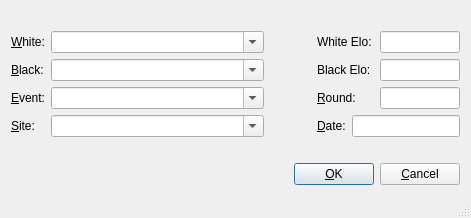
<ui version="4.0" >
 <author></author>
 <comment></comment>
 <exportmacro></exportmacro>
 <class>SaveDialog</class>
 <widget class="QDialog" name="SaveDialog" >
  <property name="geometry" >
   <rect>
    <x>0</x>
    <y>0</y>
    <width>471</width>
    <height>218</height>
   </rect>
  </property>
  <property name="windowTitle" >
   <string>Save Game</string>
  </property>
  <property name="sizeGripEnabled" >
   <bool>true</bool>
  </property>
  <layout class="QGridLayout" >
   <property name="margin" >
    <number>11</number>
   </property>
   <property name="spacing" >
    <number>6</number>
   </property>
   <item row="1" column="0" colspan="3" >
    <layout class="QHBoxLayout" >
     <property name="margin" >
      <number>0</number>
     </property>
     <property name="spacing" >
      <number>6</number>
     </property>
     <item>
      <spacer>
       <property name="orientation" >
        <enum>Qt::Horizontal</enum>
       </property>
       <property name="sizeType" >
        <enum>QSizePolicy::Expanding</enum>
       </property>
       <property name="sizeHint" >
        <size>
         <width>20</width>
         <height>20</height>
        </size>
       </property>
      </spacer>
     </item>
     <item>
      <widget class="QPushButton" name="buttonOk" >
       <property name="text" >
        <string>&amp;OK</string>
       </property>
       <property name="shortcut" >
        <string/>
       </property>
       <property name="autoDefault" >
        <bool>true</bool>
       </property>
       <property name="default" >
        <bool>true</bool>
       </property>
      </widget>
     </item>
     <item>
      <widget class="QPushButton" name="buttonCancel" >
       <property name="text" >
        <string>&amp;Cancel</string>
       </property>
       <property name="shortcut" >
        <string/>
       </property>
       <property name="autoDefault" >
        <bool>true</bool>
       </property>
      </widget>
     </item>
    </layout>
   </item>
   <item row="0" column="2" >
    <layout class="QGridLayout" >
     <property name="margin" >
      <number>0</number>
     </property>
     <property name="spacing" >
      <number>6</number>
     </property>
     <item row="3" column="0" >
      <widget class="QLabel" name="textLabel2_4" >
       <property name="text" >
        <string>&amp;Date:</string>
       </property>
       <property name="buddy" >
        <cstring>whiteEloEdit</cstring>
       </property>
      </widget>
     </item>
     <item row="1" column="0" colspan="2" >
      <widget class="QLabel" name="textLabel2_2" >
       <property name="text" >
        <string>Black Elo:</string>
       </property>
      </widget>
     </item>
     <item row="2" column="0" colspan="2" >
      <widget class="QLabel" name="textLabel2_3" >
       <property name="text" >
        <string>&amp;Round:</string>
       </property>
       <property name="buddy" >
        <cstring>roundEdit</cstring>
       </property>
      </widget>
     </item>
     <item row="3" column="1" colspan="2" >
      <widget class="QLineEdit" name="dateEdit" >
       <property name="sizePolicy" >
        <sizepolicy>
         <hsizetype>0</hsizetype>
         <vsizetype>0</vsizetype>
         <horstretch>0</horstretch>
         <verstretch>0</verstretch>
        </sizepolicy>
       </property>
       <property name="maximumSize" >
        <size>
         <width>160</width>
         <height>32767</height>
        </size>
       </property>
      </widget>
     </item>
     <item row="0" column="0" colspan="2" >
      <widget class="QLabel" name="textLabel2" >
       <property name="text" >
        <string>White Elo:</string>
       </property>
      </widget>
     </item>
     <item row="2" column="2" >
      <widget class="QLineEdit" name="roundEdit" >
       <property name="sizePolicy" >
        <sizepolicy>
         <hsizetype>0</hsizetype>
         <vsizetype>0</vsizetype>
         <horstretch>0</horstretch>
         <verstretch>0</verstretch>
        </sizepolicy>
       </property>
       <property name="maximumSize" >
        <size>
         <width>80</width>
         <height>32767</height>
        </size>
       </property>
       <property name="inputMask" >
        <string>[####]; </string>
       </property>
      </widget>
     </item>
     <item row="1" column="2" >
      <widget class="QLineEdit" name="blackEloEdit" >
       <property name="sizePolicy" >
        <sizepolicy>
         <hsizetype>0</hsizetype>
         <vsizetype>0</vsizetype>
         <horstretch>0</horstretch>
         <verstretch>0</verstretch>
        </sizepolicy>
       </property>
       <property name="maximumSize" >
        <size>
         <width>80</width>
         <height>32767</height>
        </size>
       </property>
       <property name="inputMask" >
        <string>[####]; </string>
       </property>
      </widget>
     </item>
     <item row="0" column="2" >
      <widget class="QLineEdit" name="whiteEloEdit" >
       <property name="sizePolicy" >
        <sizepolicy>
         <hsizetype>0</hsizetype>
         <vsizetype>0</vsizetype>
         <horstretch>0</horstretch>
         <verstretch>0</verstretch>
        </sizepolicy>
       </property>
       <property name="maximumSize" >
        <size>
         <width>80</width>
         <height>32767</height>
        </size>
       </property>
       <property name="inputMask" >
        <string>[####]; </string>
       </property>
      </widget>
     </item>
    </layout>
   </item>
   <item row="0" column="0" >
    <layout class="QGridLayout" >
     <property name="margin" >
      <number>0</number>
     </property>
     <property name="spacing" >
      <number>6</number>
     </property>
     <item row="1" column="1" >
      <widget class="QComboBox" name="blackCombo" >
       <property name="sizePolicy" >
        <sizepolicy>
         <hsizetype>7</hsizetype>
         <vsizetype>0</vsizetype>
         <horstretch>0</horstretch>
         <verstretch>0</verstretch>
        </sizepolicy>
       </property>
       <property name="editable" >
        <bool>true</bool>
       </property>
       <property name="autoCompletion" >
        <bool>true</bool>
       </property>
       <property name="duplicatesEnabled" >
        <bool>false</bool>
       </property>
      </widget>
     </item>
     <item row="1" column="0" >
      <widget class="QLabel" name="textLabel1_2" >
       <property name="text" >
        <string>&amp;Black:</string>
       </property>
       <property name="buddy" >
        <cstring>whiteCombo</cstring>
       </property>
      </widget>
     </item>
     <item row="0" column="1" >
      <widget class="QComboBox" name="whiteCombo" >
       <property name="sizePolicy" >
        <sizepolicy>
         <hsizetype>7</hsizetype>
         <vsizetype>0</vsizetype>
         <horstretch>0</horstretch>
         <verstretch>0</verstretch>
        </sizepolicy>
       </property>
       <property name="editable" >
        <bool>true</bool>
       </property>
       <property name="autoCompletion" >
        <bool>true</bool>
       </property>
       <property name="duplicatesEnabled" >
        <bool>false</bool>
       </property>
      </widget>
     </item>
     <item row="3" column="0" >
      <widget class="QLabel" name="textLabel1_2_2" >
       <property name="text" >
        <string>&amp;Site:</string>
       </property>
       <property name="buddy" >
        <cstring>whiteCombo</cstring>
       </property>
      </widget>
     </item>
     <item row="2" column="1" >
      <widget class="QComboBox" name="eventCombo" >
       <property name="sizePolicy" >
        <sizepolicy>
         <hsizetype>7</hsizetype>
         <vsizetype>0</vsizetype>
         <horstretch>0</horstretch>
         <verstretch>0</verstretch>
        </sizepolicy>
       </property>
       <property name="editable" >
        <bool>true</bool>
       </property>
       <property name="autoCompletion" >
        <bool>true</bool>
       </property>
       <property name="duplicatesEnabled" >
        <bool>false</bool>
       </property>
      </widget>
     </item>
     <item row="2" column="0" >
      <widget class="QLabel" name="textLabel1_2_3" >
       <property name="text" >
        <string>&amp;Event:</string>
       </property>
       <property name="buddy" >
        <cstring>whiteCombo</cstring>
       </property>
      </widget>
     </item>
     <item row="3" column="1" >
      <widget class="QComboBox" name="siteCombo" >
       <property name="sizePolicy" >
        <sizepolicy>
         <hsizetype>7</hsizetype>
         <vsizetype>0</vsizetype>
         <horstretch>0</horstretch>
         <verstretch>0</verstretch>
        </sizepolicy>
       </property>
       <property name="editable" >
        <bool>true</bool>
       </property>
       <property name="autoCompletion" >
        <bool>true</bool>
       </property>
       <property name="duplicatesEnabled" >
        <bool>false</bool>
       </property>
      </widget>
     </item>
     <item row="0" column="0" >
      <widget class="QLabel" name="textLabel1" >
       <property name="text" >
        <string>&amp;White:</string>
       </property>
       <property name="buddy" >
        <cstring>whiteCombo</cstring>
       </property>
      </widget>
     </item>
    </layout>
   </item>
   <item row="0" column="1" >
    <spacer>
     <property name="orientation" >
      <enum>Qt::Horizontal</enum>
     </property>
     <property name="sizeType" >
      <enum>QSizePolicy::Fixed</enum>
     </property>
     <property name="sizeHint" >
      <size>
       <width>41</width>
       <height>20</height>
      </size>
     </property>
    </spacer>
   </item>
  </layout>
 </widget>
 <layoutdefault spacing="6" margin="11" />
 <tabstops>
  <tabstop>whiteCombo</tabstop>
  <tabstop>whiteEloEdit</tabstop>
  <tabstop>blackCombo</tabstop>
  <tabstop>blackEloEdit</tabstop>
  <tabstop>eventCombo</tabstop>
  <tabstop>roundEdit</tabstop>
  <tabstop>siteCombo</tabstop>
  <tabstop>dateEdit</tabstop>
  <tabstop>buttonOk</tabstop>
  <tabstop>buttonCancel</tabstop>
 </tabstops>
 <resources/>
 <connections>
  <connection>
   <sender>buttonOk</sender>
   <signal>clicked()</signal>
   <receiver>SaveDialog</receiver>
   <slot>accept()</slot>
   <hints>
    <hint type="sourcelabel" >
     <x>20</x>
     <y>20</y>
    </hint>
    <hint type="destinationlabel" >
     <x>20</x>
     <y>20</y>
    </hint>
   </hints>
  </connection>
  <connection>
   <sender>buttonCancel</sender>
   <signal>clicked()</signal>
   <receiver>SaveDialog</receiver>
   <slot>reject()</slot>
   <hints>
    <hint type="sourcelabel" >
     <x>20</x>
     <y>20</y>
    </hint>
    <hint type="destinationlabel" >
     <x>20</x>
     <y>20</y>
    </hint>
   </hints>
  </connection>
 </connections>
</ui>
